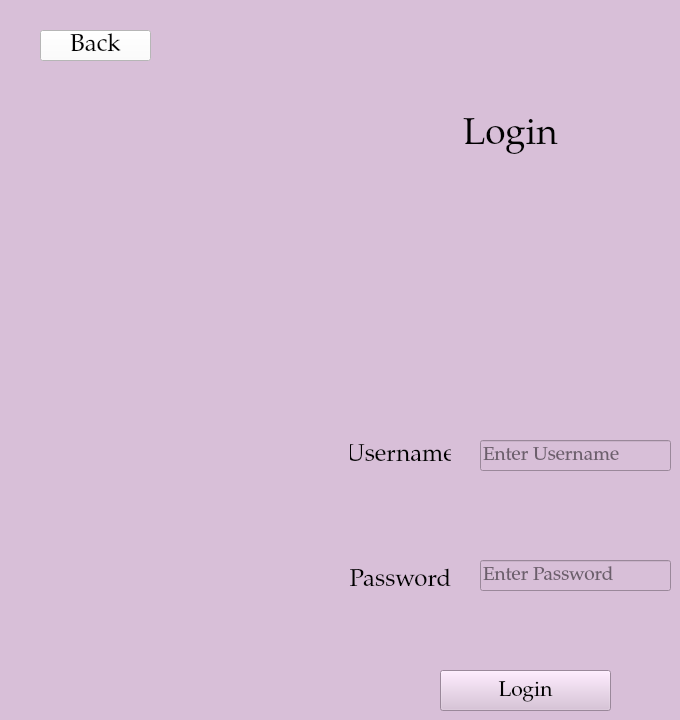
    <widget class="QWidget" name="login_page">
     <property name="styleSheet">
      <string notr="true">background-color: #d8bfd8</string>
     </property>
     <widget class="QLabel" name="login_label">
      <property name="geometry">
       <rect>
        <x>440</x>
        <y>90</y>
        <width>141</width>
        <height>91</height>
       </rect>
      </property>
      <property name="font">
       <font>
        <family>Palatino</family>
        <pointsize>28</pointsize>
        <bold>false</bold>
       </font>
      </property>
      <property name="styleSheet">
       <string notr="true">color: #000000</string>
      </property>
      <property name="text">
       <string>Login</string>
      </property>
      <property name="alignment">
       <set>Qt::AlignCenter</set>
      </property>
     </widget>
     <widget class="QLabel" name="username_label">
      <property name="geometry">
       <rect>
        <x>350</x>
        <y>430</y>
        <width>101</width>
        <height>51</height>
       </rect>
      </property>
      <property name="font">
       <font>
        <family>Palatino</family>
        <pointsize>18</pointsize>
       </font>
      </property>
      <property name="styleSheet">
       <string notr="true">color: #000000</string>
      </property>
      <property name="text">
       <string>Username</string>
      </property>
      <property name="alignment">
       <set>Qt::AlignCenter</set>
      </property>
     </widget>
     <widget class="QLabel" name="password_label">
      <property name="geometry">
       <rect>
        <x>340</x>
        <y>560</y>
        <width>121</width>
        <height>41</height>
       </rect>
      </property>
      <property name="font">
       <font>
        <family>Palatino</family>
        <pointsize>18</pointsize>
       </font>
      </property>
      <property name="styleSheet">
       <string notr="true">color: #000000</string>
      </property>
      <property name="text">
       <string>Password</string>
      </property>
      <property name="alignment">
       <set>Qt::AlignCenter</set>
      </property>
     </widget>
     <widget class="QLineEdit" name="username_textbox">
      <property name="geometry">
       <rect>
        <x>480</x>
        <y>440</y>
        <width>191</width>
        <height>31</height>
       </rect>
      </property>
      <property name="font">
       <font>
        <family>Palatino</family>
        <pointsize>14</pointsize>
       </font>
      </property>
      <property name="styleSheet">
       <string notr="true">background-color: 00000</string>
      </property>
      <property name="placeholderText">
       <string>Enter Username</string>
      </property>
     </widget>
     <widget class="QLineEdit" name="password_textbox">
      <property name="geometry">
       <rect>
        <x>480</x>
        <y>560</y>
        <width>191</width>
        <height>31</height>
       </rect>
      </property>
      <property name="font">
       <font>
        <family>Palatino</family>
        <pointsize>14</pointsize>
       </font>
      </property>
      <property name="styleSheet">
       <string notr="true">background-color: 00000</string>
      </property>
      <property name="placeholderText">
       <string>Enter Password</string>
      </property>
     </widget>
     <widget class="QPushButton" name="login_btn">
      <property name="geometry">
       <rect>
        <x>440</x>
        <y>670</y>
        <width>171</width>
        <height>41</height>
       </rect>
      </property>
      <property name="font">
       <font>
        <family>Palatino</family>
        <pointsize>16</pointsize>
       </font>
      </property>
      <property name="styleSheet">
       <string notr="true">background-color: 00000</string>
      </property>
      <property name="text">
       <string>Login</string>
      </property>
     </widget>
     <widget class="QPushButton" name="back_btn1">
      <property name="geometry">
       <rect>
        <x>40</x>
        <y>30</y>
        <width>111</width>
        <height>31</height>
       </rect>
      </property>
      <property name="font">
       <font>
        <family>Palatino</family>
        <pointsize>18</pointsize>
       </font>
      </property>
      <property name="styleSheet">
       <string notr="true">background-color: #FFFFFF; color:#000000</string>
      </property>
      <property name="text">
       <string>Back</string>
      </property>
      <property name="iconSize">
       <size>
        <width>18</width>
        <height>18</height>
       </size>
      </property>
     </widget>
     <widget class="QLabel" name="label_10">
      <property name="geometry">
       <rect>
        <x>420</x>
        <y>200</y>
        <width>191</width>
        <height>191</height>
       </rect>
      </property>
      <property name="maximumSize">
       <size>
        <width>200</width>
        <height>200</height>
       </size>
      </property>
      <property name="text">
       <string/>
      </property>
      <property name="pixmap">
       <pixmap>../app_logo-removebg-preview.png</pixmap>
      </property>
      <property name="scaledContents">
       <bool>true</bool>
      </property>
      <property name="alignment">
       <set>Qt::AlignCenter</set>
      </property>
     </widget>
    </widget>
